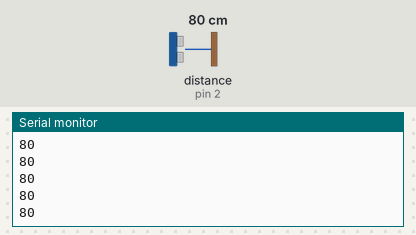
A sketch run on a simulated Arduino Uno, built with avr-gcc and run on an emulated ATmega328P. Parts: the last lines printed to the serial monitor. Wiring (inferred from the names in the program): ultrasonic range finder: trigger pin 2; echo pin 2. The test bench sets the inputs (shaded band); at power-on: distance to the obstacle (sensor on pin 2) 80 cm. The echo pulse lasts 58.3 µs per cm.

Above: at 1.2 s.
1.3 s: distance to the obstacle (sensor on pin 2) set to 2 cm
At 1.35 s:
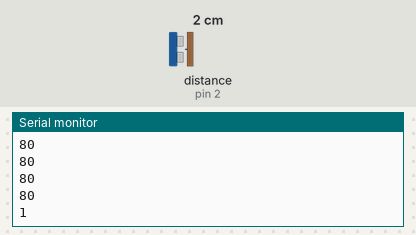
2.8 s: distance to the obstacle (sensor on pin 2) set to 4 cm
At 2.83 s:
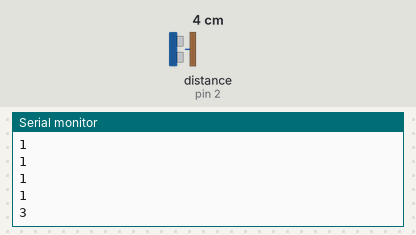
Timing chart, 0 to 5.8 s (numbered marks = the images above; inputs shaded):
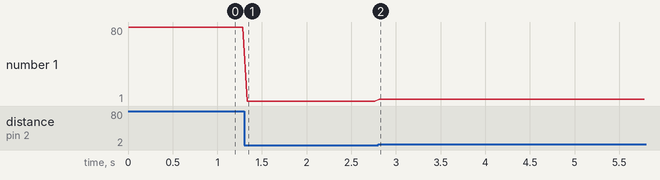

The sketch:

chaoshengbchuanganqi.ino
```cpp
int duration;                           //变量duration 用来存储脉冲时间
int distance;                           //变量distance 用来存储距离
int srfPin = 2;                          //定义srfPin 引脚为 2
void setup()
{
Serial.begin(9600);
}
void loop()
{
  pinMode(srfPin, OUTPUT);
  digitalWrite(srfPin, LOW);
  delayMicroseconds(2);
  digitalWrite(srfPin, HIGH);
  delayMicroseconds(10);
  digitalWrite(srfPin, LOW);
  pinMode(srfPin, INPUT);
  duration = pulseIn(srfPin, HIGH);
  distance = duration/58;        // 将脉冲时间转化为距离（单位：厘米）
  Serial.println(distance);       // 输出距离值
  delay(50);
}
```

Measured:
- after the input at 1.3 s, the serial monitor: prints a new line at once (image 1)
- after the input at 2.8 s, the serial monitor: prints a new line at once (image 2)
- plotted number 1: 80 → 1 after the input at 1.3 s, 1 → 3 after the input at 2.8 s
